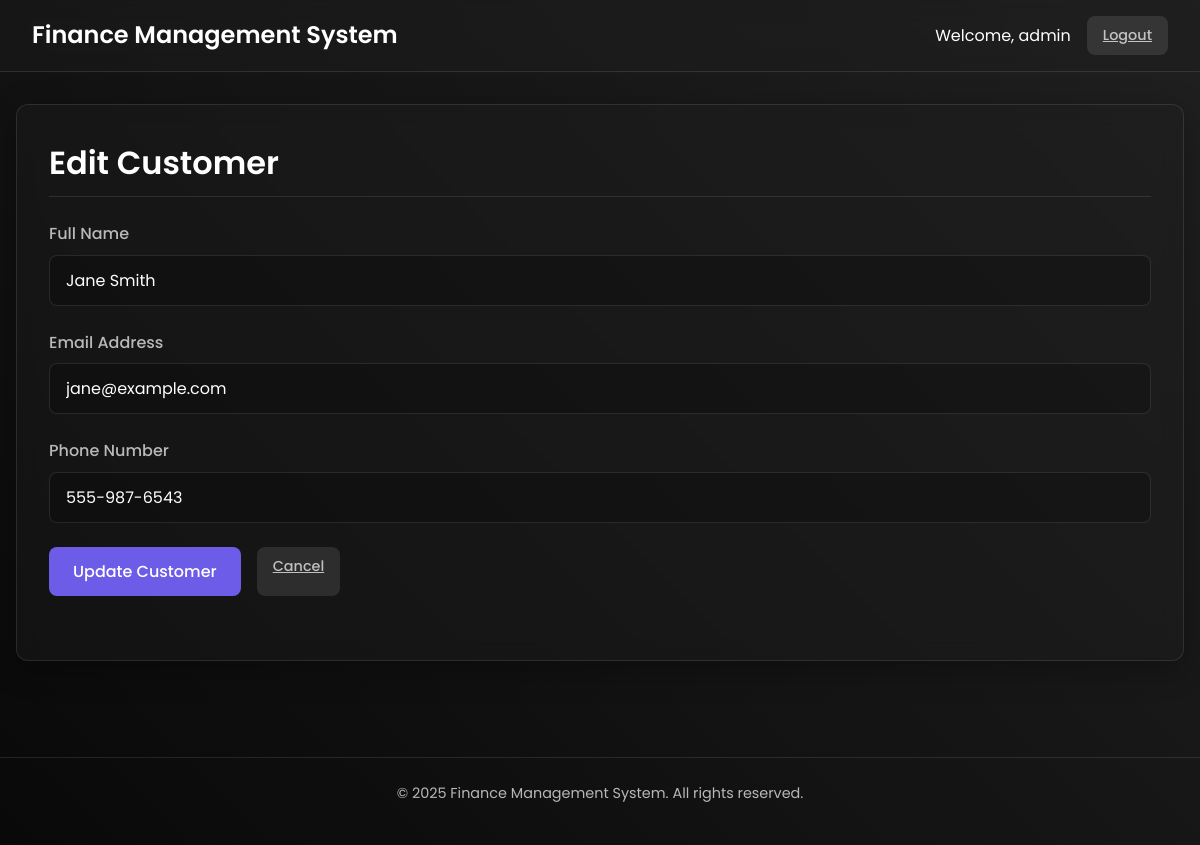
The app's page /edit_customer.php?id=2 (signed in) with its own data.
### tables this page shows
CREATE TABLE IF NOT EXISTS customers (
  id INT AUTO_INCREMENT PRIMARY KEY,
  name VARCHAR(255) NOT NULL,
  email VARCHAR(255) NOT NULL,
  phone VARCHAR(20) NOT NULL,
  created_at TIMESTAMP DEFAULT CURRENT_TIMESTAMP
);

### edit_customer.php (the view, shortened to what this page needs)
<?php
require_once 'includes/db.php';
$customer_id = filter_var($_GET['id'], FILTER_VALIDATE_INT);
$checkCustomer = $conn->prepare("SELECT * FROM customers WHERE id = ?");
$checkCustomer->bind_param("i", $customer_id);
$checkCustomer->execute();
$result = $checkCustomer->get_result();
$customer = $result->fetch_assoc();
?>
<!DOCTYPE html>
<html lang="en">
<head>
    <link rel="stylesheet" href="assets/style.css">
</head>
<body>
    <header class="dashboard-header">
        <div class="logo">
            <h1>Finance Management System</h1>
        </div>
        <div class="user-info">
            <span>Welcome, <?php echo htmlspecialchars($_SESSION['admin_username']); ?></span>
            <a href="logout.php" class="btn btn-logout">Logout</a>
        </div>
    </header>
    <div class="container dashboard-container">
        <section class="dashboard-section glass-card">
            <h2>Edit Customer</h2>
            <div class="form-container">
                <form id="edit-customer-form" method="POST">
                    <div class="form-group">
                        <label for="name">Full Name</label>
                        <input type="text" id="name" name="name" value="<?php echo htmlspecialchars($customer['name']); ?>" required>
                    </div>
                    <div class="form-group">
                        <label for="email">Email Address</label>
                        <input type="email" id="email" name="email" value="<?php echo htmlspecialchars($customer['email']); ?>" required>
                    </div>
                    <div class="form-group">
                        <label for="phone">Phone Number</label>
                        <input type="tel" id="phone" name="phone" value="<?php echo htmlspecialchars($customer['phone']); ?>" required>
                    </div>
                    <div class="button-group">
                        <button type="submit" class="btn btn-primary">Update Customer</button>
                        <a href="home.php" class="btn btn-logout">Cancel</a>
                    </div>
                </form>
            </div>
        </section>
    </div>
    <footer class="dashboard-footer">
        <p>&copy; <?php echo date('Y'); ?> Finance Management System. All rights reserved.</p>
    </footer>
</body>
</html>

### assets/style.css (style rules this page uses)
:root { --bg-dark: #121212; --bg-card: rgba(30, 30, 30, 0.7); --text-primary: #ffffff; --text-secondary: rgba(255, 255, 255, 0.7); --accent-primary: #6c5ce7; --accent-secondary: #a29bfe; --error: #ff5252; --success: #4caf50; --glass-bg: rgba(30, 30, 30, 0.4); --glass-border: 1px solid rgba(255, 255, 255, 0.1); --glass-shadow: 0 8px 32px 0 rgba(0, 0, 0, 0.3); --glass-radius: 12px; --font-family: 'Poppins', sans-serif; --transition-speed: 0.3s; }
* { margin: 0; padding: 0; box-sizing: border-box; }
body { font-family: var(--font-family); background-color: var(--bg-dark); color: var(--text-primary); line-height: 1.6; overflow-x: hidden; background-image: linear-gradient(45deg, #090909 0%, #202020 100%); background-attachment: fixed; min-height: 100vh; }
h1, h2, h3, h4, h5, h6 { margin-bottom: 0.5em; font-weight: 600; }
h1 { font-size: 2.5rem; }
h2 { font-size: 2rem; }
p { margin-bottom: 1rem; }
.container { width: 100%; max-width: 1200px; margin: 0 auto; padding: 1rem; }
.dashboard-container { padding: 2rem 1rem; }
.glass-card { background: var(--glass-bg); border-radius: var(--glass-radius); border: var(--glass-border); box-shadow: var(--glass-shadow); backdrop-filter: blur(10px); -webkit-backdrop-filter: blur(10px); padding: 2rem; margin-bottom: 2rem; transition: transform var(--transition-speed), box-shadow var(--transition-speed); }
.form-group { margin-bottom: 1.5rem; }
label { display: block; margin-bottom: 0.5rem; color: var(--text-secondary); font-weight: 500; }
input, select, textarea { width: 100%; padding: 0.75rem 1rem; border-radius: 8px; border: 1px solid rgba(255, 255, 255, 0.1); background-color: rgba(0, 0, 0, 0.2); color: var(--text-primary); font-family: var(--font-family); font-size: 1rem; transition: border-color var(--transition-speed), box-shadow var(--transition-speed); }
.btn { display: inline-block; padding: 0.75rem 1.5rem; border-radius: 8px; border: none; font-family: var(--font-family); font-size: 1rem; font-weight: 500; cursor: pointer; transition: background-color var(--transition-speed), transform var(--transition-speed); }
.btn-primary { background-color: var(--accent-primary); color: white; }
.btn-logout { background-color: rgba(255, 255, 255, 0.1); color: var(--text-secondary); padding: 0.5rem 1rem; font-size: 0.9rem; }
.button-group { display: flex; gap: 1rem; margin-top: 1.5rem; }
.dashboard-header { background: var(--glass-bg); backdrop-filter: blur(10px); -webkit-backdrop-filter: blur(10px); padding: 1rem 2rem; display: flex; justify-content: space-between; align-items: center; border-bottom: var(--glass-border); position: sticky; top: 0; z-index: 100; }
.dashboard-header .logo h1 { font-size: 1.5rem; margin: 0; }
.user-info { display: flex; align-items: center; gap: 1rem; }
.dashboard-section { margin-bottom: 2rem; }
.dashboard-section > h2 { margin-bottom: 1.5rem; border-bottom: var(--glass-border); padding-bottom: 0.5rem; }
.form-container { margin-bottom: 2rem; }
.dashboard-section { margin-bottom: 2rem; width: 100%; }
.dashboard-footer { text-align: center; padding: 1.5rem 0; margin-top: 2rem; color: var(--text-secondary); font-size: 0.9rem; border-top: var(--glass-border); }
.dashboard-section { animation: fadeIn 0.5s ease-out forwards; }

### records on screen
customers: name "Jane Smith", email "jane@example.com", phone "555-987-6543"

### other values on screen
$_SESSION['admin_username'] "admin"
